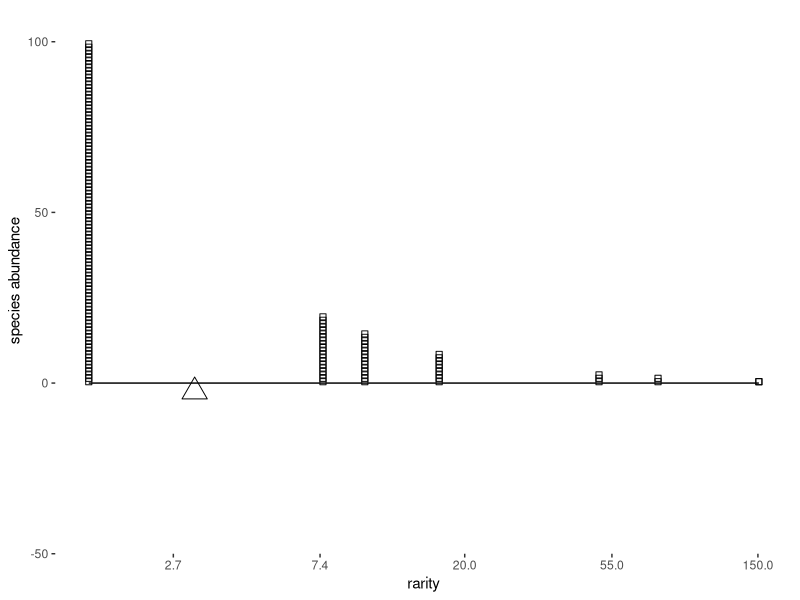

This figure's R source:
library(tidyverse)
library(ggthemes)

## TODO
## Not worry too much
## stacking of repeats
## goff (a formula and maybe an argument)
## Control triangle position
## Worry about limits

theme_set(theme_tufte(base_family = "sans"))
library(scales) # trans_new() is in the scales library

epsPretty <- 0
offStart <- 0

pfun=function(x, pow, offset=offStart){
	if (pow==0) return(log(x))
	r <- sign(pow)*(x+offset)^pow
	## cat("pfun", x, "pow", pow, "v", r, "\n")
	return(r)
}

ipfun=function(x, pow, offset=offStart){
	if (pow==0) return(exp(x))
	r <- sign(pow)*(x)^(1/pow)
	## cat("ipfun", x, "pow", pow, "v", r, "\n")
	return(r)
}

# Diversity function 
dfun<-function(ab, l){
	rp <- ab/sum(ab)
	return(ipfun(sum(rp*pfun(1/rp, l)),l))
}

# round numbers, more aggressively the larger they are
prettify <- function(breaks){
    digits <- -floor(log10(abs(breaks))) + 1
    digits[breaks == 0] <- 0
    return(round(breaks, digits = digits))
}

power_trans = function(pow) trans_new(name="power"
   , transform = function(x) pfun(x, pow)
	, inverse = function(x) ipfun(x, pow)
	, breaks = function(x) prettify(
		trans_breaks(
			function(x) pfun(x, pow), function(x) ipfun(x, pow), n = 5
		)(c(epsPretty,x)*1.1)
	)
   , domain = c(1, 10000)
)

# replicate to make stacks with geom_point
# Doesn't work (stack) if we have repeated abundance values
fancy_rep<-function(df){
	return(data.frame(df[rep(1:nrow(df), df$abundance),])
		%>% group_by(abundance) %>% mutate(gr=1:abundance[[1]])
	)
}

base_plot <- function(abundance, pointScale=200){

	rf <- tibble(names = as.factor(1:length(abundance))
		, abundance
		, rarity = sum(abundance)/abundance
	)
	rfrepeated <-fancy_rep(rf) 

	pointsize <- pointScale/max(abundance)
	goff <- 0.6

	return(ggplot(rfrepeated, aes(x=rarity))
		+ geom_point(aes(y=gr-goff), size=pointsize, shape=22) ## FIX (magic)

	   # fix x-axis
		+ scale_y_continuous(
			expand=c(0,0)
			, limits=c(-50, 1.1*max(rf$abundance))
		)

		# make axis lines with line segments 
		+ geom_segment(
			aes(x, y, xend=xend, yend=yend)
			, data=data.frame(
				x=c(min(rf$rarity))
				, y=c(0)
				, xend=c(max(rf$rarity))
				, yend=c(0)
			)
		)

		+ theme(legend.position="none")
		+ labs(y="species abundance")
	)
}

scale_plot <- function(ab, ell){
	div <- dfun(ab, ell)
	print(div)
	return (base_plot(ab) 
		+ geom_point(
			data=tibble(x=div, y=-0.025*max(ab))
			, size=6, shape=2
			, aes(x, y)
		)
		+ scale_x_continuous(trans=power_trans(pow=ell))
		+ coord_cartesian(clip="off")
	)
}

mean_points <- function(ab, ell){
	div <- Vectorize(dfun, vectorize.args=("l"))(ab, ell)
	return(geom_point(
		data=tibble(x=div, y=0*div)
		, aes(x, y)
		, inherits.aes=FALSE
	))
}

ab <- c(20, 15, 9, 3, 2, 1, 1)
ab <- c(100, 20, 15, 9, 3, 2, 1, 1)

print(scale_plot(ab, 0))

# rarity_plot(ab,1)
